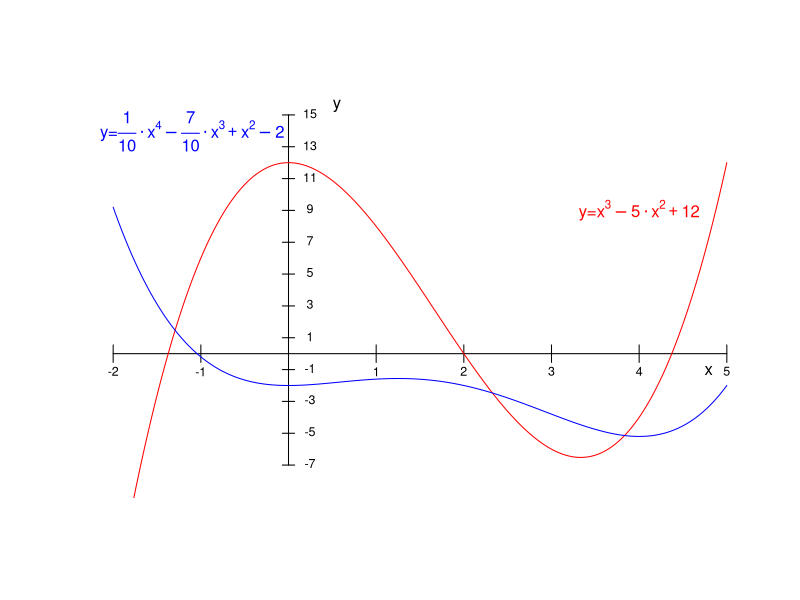
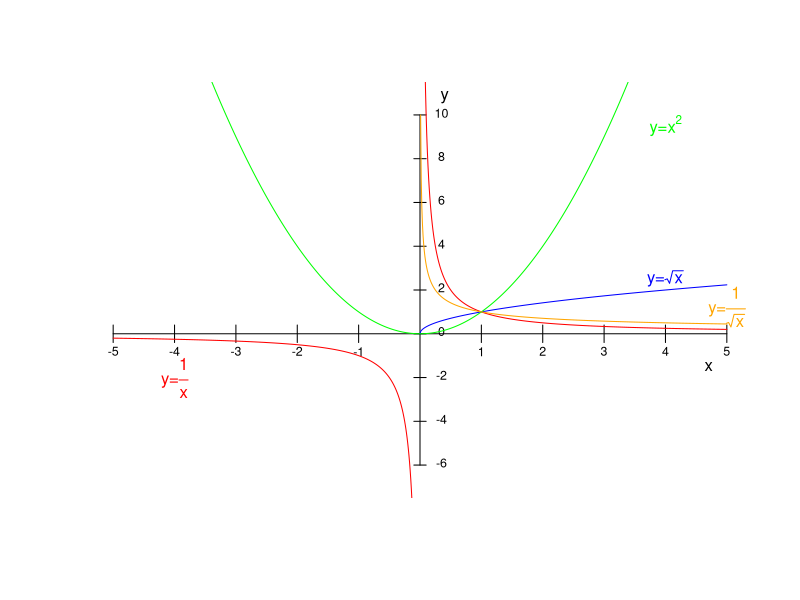
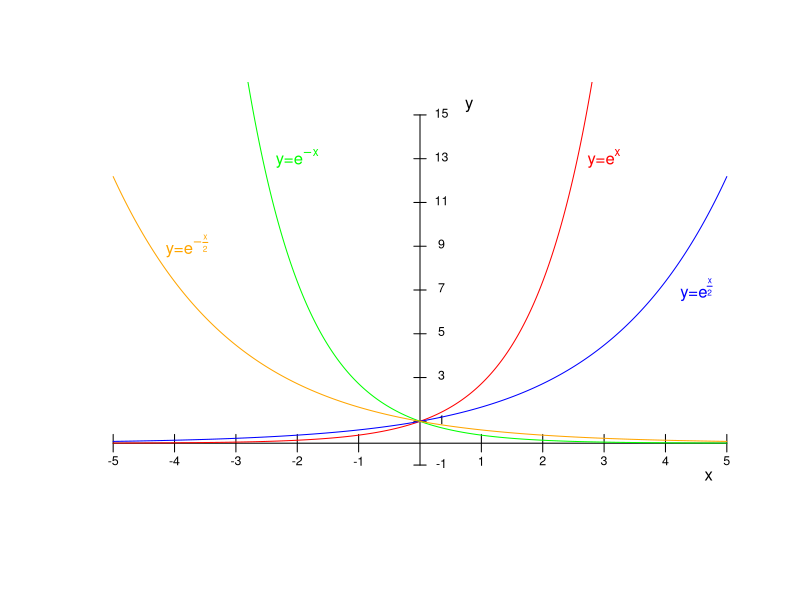
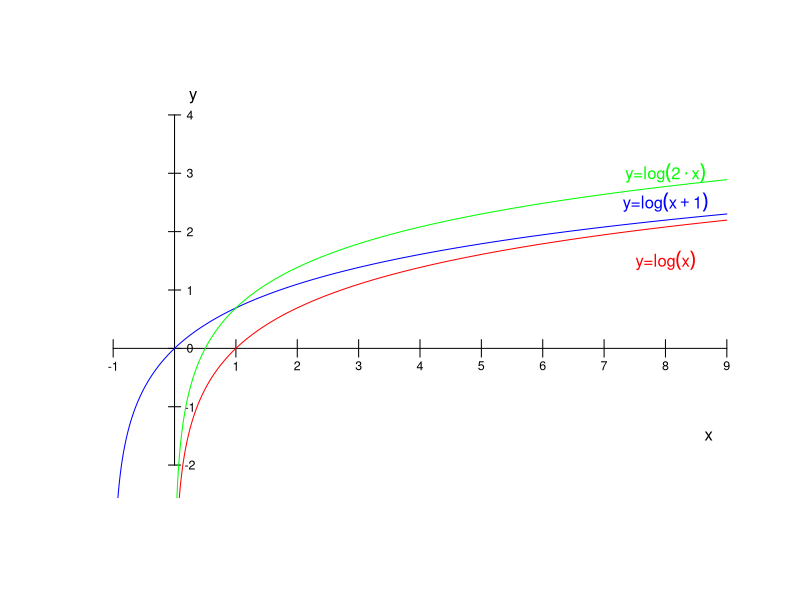
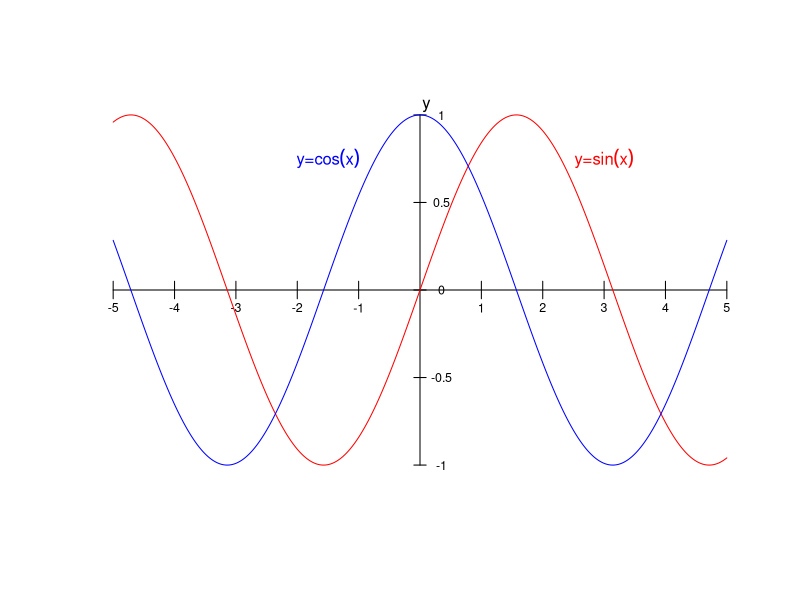
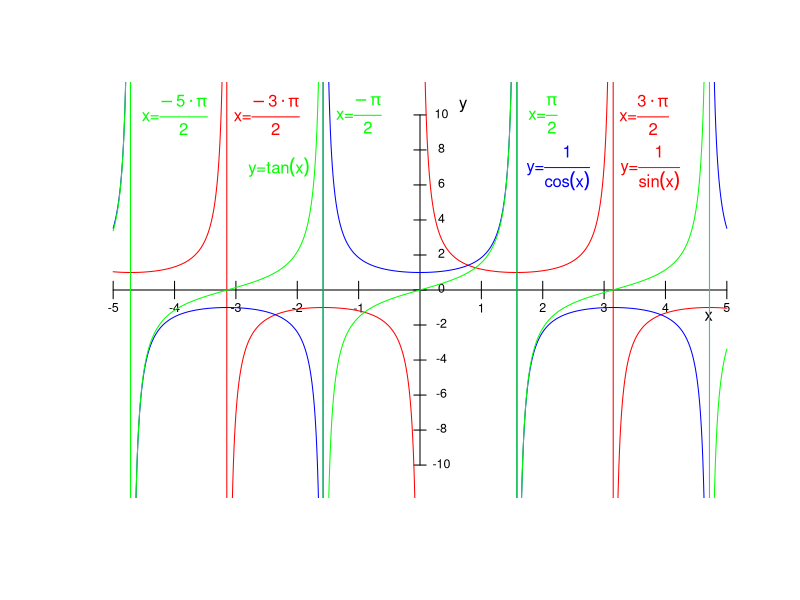
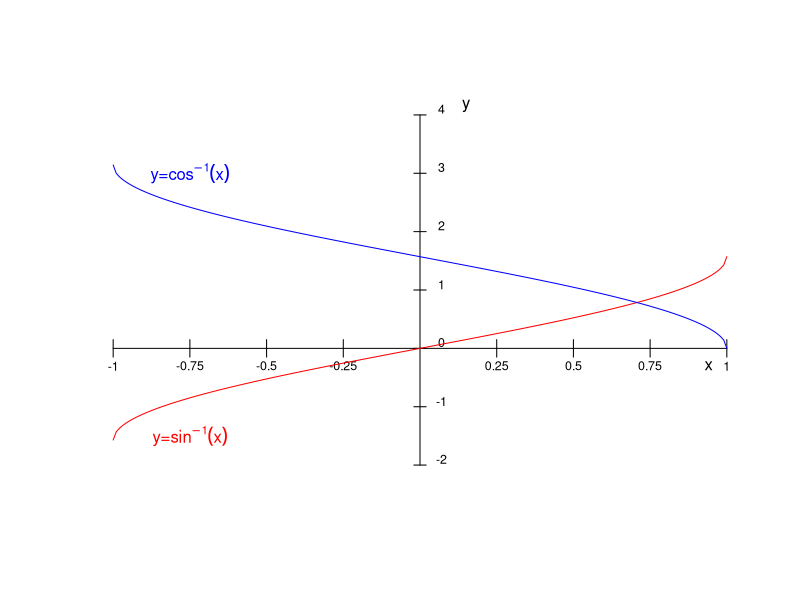
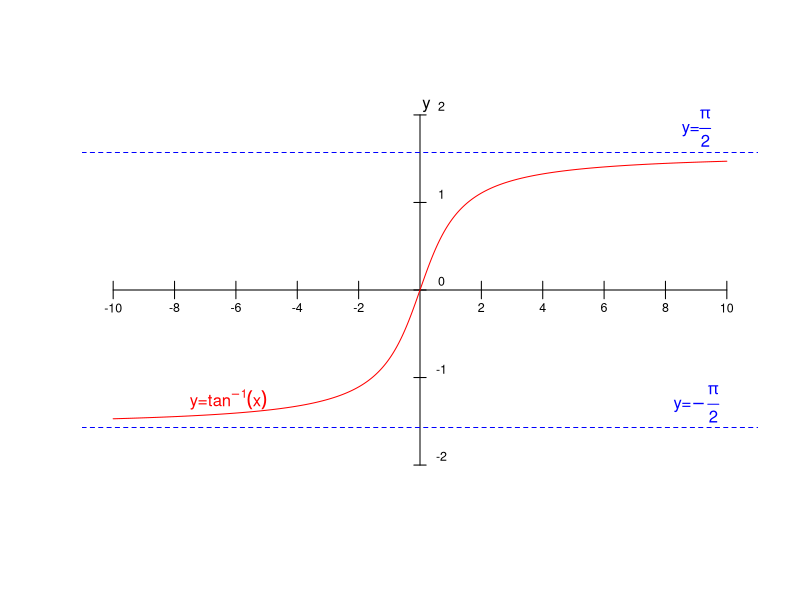

Generate these figures, in order, with R:
## ---- chunk 1
knitr::opts_chunk$set(echo = TRUE)
#reticulate::use_python("/Users/juangabriel/anaconda3/bin/python")
#reticulate::py_install("sympy")
## ---- chunk 2
xmin=-2
xmax=5
ymin=-7
ymax=15
tolx=0.01*(xmax-xmin)
toly=0.05*(ymax-ymin)
quantsx=7
quantsy=11
f = function(x){x^3-5*x^2+12}
g = function(x){x^4/10-7*x^3/10+x^2-2}
plot(c(xmin-tolx,xmax+tolx,xmin-tolx,xmax+tolx),c(ymin-toly,ymin-toly,ymax+toly,ymax+toly),type="n",xlab="",ylab="",xaxt="n",yaxt="n",axes=FALSE)
x=seq(from=xmin,to=xmax,by=0.01)
#points(x,f(x),type="l")
lines(c(0,0),c(ymin,ymax))
lines(c(xmin,xmax),c(0,0))
text(xmax-3*tolx,-15*tolx,"x")
text(toly/2,ymax+toly/2,"y")
for (i in 0:(quantsx)){
  if(xmin+((xmax-xmin)/quantsx)*i != 0){
    lines(rep(xmin+((xmax-xmin)/quantsx)*i,2),c(-0.5*toly,+0.5*toly))
    text(xmin+((xmax-xmin)/quantsx)*i,-1*toly,xmin+((xmax-xmin)/quantsx)*i,cex=0.75)}
  }

for (i in 0:(quantsy)){
  lines(c(-tolx,tolx),ymin+rep(((ymax-ymin)/quantsy)*i,2))
 text(3.5*tolx,0.1+ymin+((ymax-ymin)/quantsy)*i,ymin+((ymax-ymin)/quantsy)*i,cex=0.75)
}
lines(x,f(x),col="red")
lines(x,g(x),col="blue")
text(4,9,expression(paste("y=",x^3 - 5%.%x^2 + 12)),col="red")
text(-1.1,14,expression(paste("y=",frac(1,10)%.%x^4 - frac(7,10)%.%x^3 + x^2 - 2)),col="blue")
## ---- chunk 3
xmin=-5
xmax=5
ymin=-6
ymax=10
tolx=0.01*(xmax-xmin)
toly=0.05*(ymax-ymin)
quantsx=10
quantsy=8
f = function(x){1/x}
g = function(x){sqrt(x)}
h = function(x){x^2}
k = function(x){1/sqrt(x)}
plot(c(xmin-tolx,xmax+tolx,xmin-tolx,xmax+tolx),c(ymin-toly,ymin-toly,ymax+toly,ymax+toly),type="n",xlab="",ylab="",xaxt="n",yaxt="n",axes=FALSE)
x=seq(from=xmin,to=xmax,by=0.01)
#points(x,f(x),type="l")
lines(c(0,0),c(ymin,ymax))
lines(c(xmin,xmax),c(0,0))
text(xmax-3*tolx,-15*tolx,"x")
text(toly/2,ymax+toly,"y")
for (i in 0:(quantsx)){
  if(xmin+((xmax-xmin)/quantsx)*i != 0){
    lines(rep(xmin+((xmax-xmin)/quantsx)*i,2),c(-0.5*toly,+0.5*toly))
    text(xmin+((xmax-xmin)/quantsx)*i,-1*toly,xmin+((xmax-xmin)/quantsx)*i,cex=0.75)}
  }

for (i in 0:(quantsy)){
  lines(c(-tolx,tolx),ymin+rep(((ymax-ymin)/quantsy)*i,2))
 text(3.5*tolx,0.1+ymin+((ymax-ymin)/quantsy)*i,ymin+((ymax-ymin)/quantsy)*i,cex=0.75)
}
lines(x,f(x),col="red")
lines(x,g(x),col="blue")
lines(x,h(x),col="green")
lines(x,k(x),col="orange")
text(-4,-2,expression(paste("y=",frac(1,x))),col="red")
text(4,2.5,expression(paste("y=",sqrt(x))),col="blue")
text(4,9.5,expression(paste("y=",x^2)),col="green")
text(5,1.25,expression(paste("y=",frac(1,sqrt(x)))),col="orange")
## ---- chunk 4
xmin=-5
xmax=5
ymin=-1
ymax=15
tolx=0.01*(xmax-xmin)
toly=0.05*(ymax-ymin)
quantsx=10
quantsy=8
f = function(x){exp(x)}
g = function(x){exp(x/2)}
h = function(x){exp(-x)}
k = function(x){exp(-x/2)}
plot(c(xmin-tolx,xmax+tolx,xmin-tolx,xmax+tolx),c(ymin-toly,ymin-toly,ymax+toly,ymax+toly),type="n",xlab="",ylab="",xaxt="n",yaxt="n",axes=FALSE)
x=seq(from=xmin,to=xmax,by=0.01)
#points(x,f(x),type="l")
lines(c(0,0),c(ymin,ymax))
lines(c(xmin,xmax),c(0,0))
text(xmax-3*tolx,-15*tolx,"x")
text(toly,ymax+toly/2,"y")
for (i in 0:(quantsx)){
  if(xmin+((xmax-xmin)/quantsx)*i != 0){
    lines(rep(xmin+((xmax-xmin)/quantsx)*i,2),c(-0.5*toly,+0.5*toly))
    text(xmin+((xmax-xmin)/quantsx)*i,-1*toly,xmin+((xmax-xmin)/quantsx)*i,cex=0.75)}
  }

for (i in 0:(quantsy)){
  lines(c(-tolx,tolx),ymin+rep(((ymax-ymin)/quantsy)*i,2))
 text(3.5*tolx,0.1+ymin+((ymax-ymin)/quantsy)*i,ymin+((ymax-ymin)/quantsy)*i,cex=0.75)
}
lines(x,f(x),col="red")
lines(x,g(x),col="blue")
lines(x,h(x),col="green")
lines(x,k(x),col="orange")
text(3,13,expression(paste("y=",e^x)),col="red")
text(4.5,7,expression(paste("y=",e^frac(x,2))),col="blue")
text(-2,13,expression(paste("y=",e^-x)),col="green")
text(-3.8,9,expression(paste("y=",e^-frac(x,2))),col="orange")
## ---- chunk 5
xmin=-1
xmax=9
ymin=-2
ymax=4
tolx=0.01*(xmax-xmin)
toly=0.05*(ymax-ymin)
quantsx=10
quantsy=6
f = function(x){log(x)}
g = function(x){log(1+x)}
h = function(x){log(2*x)}
plot(c(xmin-tolx,xmax+tolx,xmin-tolx,xmax+tolx),c(ymin-toly,ymin-toly,ymax+toly,ymax+toly),type="n",xlab="",ylab="",xaxt="n",yaxt="n",axes=FALSE)
x=seq(from=xmin,to=xmax,by=0.01)
#points(x,f(x),type="l")
lines(c(0,0),c(ymin,ymax))
lines(c(xmin,xmax),c(0,0))
text(xmax-3*tolx,-15*tolx,"x")
text(toly,ymax+toly,"y")
for (i in 0:(quantsx)){
  if(xmin+((xmax-xmin)/quantsx)*i != 0){
    lines(rep(xmin+((xmax-xmin)/quantsx)*i,2),c(-0.5*toly,+0.5*toly))
    text(xmin+((xmax-xmin)/quantsx)*i,-1*toly,xmin+((xmax-xmin)/quantsx)*i,cex=0.75)}
  }

for (i in 0:(quantsy)){
  lines(c(-tolx,tolx),ymin+rep(((ymax-ymin)/quantsy)*i,2))
 text(2.5*tolx,ymin+((ymax-ymin)/quantsy)*i,ymin+((ymax-ymin)/quantsy)*i,cex=0.75)
}
lines(x,f(x),col="red")
lines(x,g(x),col="blue")
lines(x,h(x),col="green")
text(8,1.5,expression(paste("y=",log(x))),col="red")
text(8,2.5,expression(paste("y=",log(x+1))),col="blue")
text(8,3,expression(paste("y=",log(2%.%x))),col="green")
## ---- chunk 6
xmin=-5
xmax=5
ymin=-1
ymax=1
tolx=0.01*(xmax-xmin)
toly=0.05*(ymax-ymin)
quantsx=10
quantsy=4
f = function(x){sin(x)}
g = function(x){cos(x)}
plot(c(xmin-tolx,xmax+tolx,xmin-tolx,xmax+tolx),c(ymin-toly,ymin-toly,ymax+toly,ymax+toly),type="n",xlab="",ylab="",xaxt="n",yaxt="n",axes=FALSE)
x=seq(from=xmin,to=xmax,by=0.01)
#points(x,f(x),type="l")
lines(c(0,0),c(ymin,ymax))
lines(c(xmin,xmax),c(0,0))
text(xmax-3*tolx,-15*tolx,"x")
text(toly,ymax+toly/2,"y")
for (i in 0:(quantsx)){
  if(xmin+((xmax-xmin)/quantsx)*i != 0){
    lines(rep(xmin+((xmax-xmin)/quantsx)*i,2),c(-0.5*toly,+0.5*toly))
    text(xmin+((xmax-xmin)/quantsx)*i,-1*toly,xmin+((xmax-xmin)/quantsx)*i,cex=0.75)}
  }

for (i in 0:(quantsy)){
  lines(c(-tolx,tolx),ymin+rep(((ymax-ymin)/quantsy)*i,2))
 text(3.5*tolx,ymin+((ymax-ymin)/quantsy)*i,ymin+((ymax-ymin)/quantsy)*i,cex=0.75)
}
lines(x,f(x),col="red")
lines(x,g(x),col="blue")
text(3,0.75,expression(paste("y=",sin(x))),col="red")
text(-1.5,0.75,expression(paste("y=",cos(x))),col="blue")
## ---- chunk 7
xmin=-5
xmax=5
ymin=-10
ymax=10
tolx=0.01*(xmax-xmin)
toly=0.05*(ymax-ymin)
quantsx=10
quantsy=10
f = function(x){1/sin(x)}
g = function(x){1/cos(x)}
h = function(x){tan(x)}
plot(c(xmin-tolx,xmax+tolx,xmin-tolx,xmax+tolx),c(ymin-toly,ymin-toly,ymax+toly,ymax+toly),type="n",xlab="",ylab="",xaxt="n",yaxt="n",axes=FALSE)
x=seq(from=xmin,to=xmax,by=0.01)
#points(x,f(x),type="l")
lines(c(0,0),c(ymin,ymax))
lines(c(xmin,xmax),c(0,0))
text(xmax-3*tolx,-15*tolx,"x")
text(toly/2+0.2,ymax+toly/2,"y")
for (i in 0:(quantsx)){
  if(xmin+((xmax-xmin)/quantsx)*i != 0){
    lines(rep(xmin+((xmax-xmin)/quantsx)*i,2),c(-0.5*toly,+0.5*toly))
    text(xmin+((xmax-xmin)/quantsx)*i,-1*toly,xmin+((xmax-xmin)/quantsx)*i,cex=0.75)}
  }

for (i in 0:(quantsy)){
  lines(c(-tolx,tolx),ymin+rep(((ymax-ymin)/quantsy)*i,2))
 text(3.5*tolx,0.1+ymin+((ymax-ymin)/quantsy)*i,ymin+((ymax-ymin)/quantsy)*i,cex=0.75)
}
lines(x,f(x),col="red")
lines(x,g(x),col="blue")
lines(x,h(x),col="green")
text(3.75,7,expression(paste("y=",frac(1,sin(x)))),col="red")
text(2.25,7,expression(paste("y=",frac(1,cos(x)))),col="blue")
text(-2.3,7,expression(paste("y=",tan(x))),col="green")
text(-4,10,expression(paste("x=",frac(-5%.%pi,2))),col="green")
text(-2.5,10,expression(paste("x=",frac(-3%.%pi,2))),col="red")
text(-1,10,expression(paste("x=",frac(-pi,2))),col="green")
text(2,10,expression(paste("x=",frac(pi,2))),col="green")
text(3.65,10,expression(paste("x=",frac(3%.%pi,2))),col="red")
## ---- chunk 8
xmin=-1
xmax=1
ymin=-2
ymax=4
tolx=0.01*(xmax-xmin)
toly=0.05*(ymax-ymin)
quantsx=8
quantsy=6
f = function(x){asin(x)}
g = function(x){acos(x)}
plot(c(xmin-tolx,xmax+tolx,xmin-tolx,xmax+tolx),c(ymin-toly,ymin-toly,ymax+toly,ymax+toly),type="n",xlab="",ylab="",xaxt="n",yaxt="n",axes=FALSE)
x=seq(from=xmin,to=xmax,by=0.01)
#points(x,f(x),type="l")
lines(c(0,0),c(ymin,ymax))
lines(c(xmin,xmax),c(0,0))
text(xmax-3*tolx,-15*tolx,"x")
text(toly/2,ymax+toly/2,"y")
for (i in 0:(quantsx)){
  if(xmin+((xmax-xmin)/quantsx)*i != 0){
    lines(rep(xmin+((xmax-xmin)/quantsx)*i,2),c(-0.5*toly,+0.5*toly))
    text(xmin+((xmax-xmin)/quantsx)*i,-1*toly,xmin+((xmax-xmin)/quantsx)*i,cex=0.75)}
  }

for (i in 0:(quantsy)){
  lines(c(-tolx,tolx),ymin+rep(((ymax-ymin)/quantsy)*i,2))
 text(3.5*tolx,0.1+ymin+((ymax-ymin)/quantsy)*i,ymin+((ymax-ymin)/quantsy)*i,cex=0.75)
}
lines(x,f(x),col="red")
lines(x,g(x),col="blue")
text(-0.75,-1.5,expression(paste("y=",sin^-1,(x))),col="red")
text(-0.75,3,expression(paste("y=",cos^-1,(x))),col="blue")
## ---- chunk 9
xmin=-10
xmax=10
ymin=-2
ymax=2
tolx=0.01*(xmax-xmin)
toly=0.05*(ymax-ymin)
quantsx=10
quantsy=4
f = function(x){atan(x)}
plot(c(xmin-tolx,xmax+tolx,xmin-tolx,xmax+tolx),c(ymin-toly,ymin-toly,ymax+toly,ymax+toly),type="n",xlab="",ylab="",xaxt="n",yaxt="n",axes=FALSE)
x=seq(from=xmin,to=xmax,by=0.01)
#points(x,f(x),type="l")
lines(c(0,0),c(ymin,ymax))
lines(c(xmin,xmax),c(0,0))
text(xmax-3*tolx,-15*tolx,"x")
text(toly,ymax+toly/2,"y")
for (i in 0:(quantsx)){
  if(xmin+((xmax-xmin)/quantsx)*i != 0){
    lines(rep(xmin+((xmax-xmin)/quantsx)*i,2),c(-0.5*toly,+0.5*toly))
    text(xmin+((xmax-xmin)/quantsx)*i,-1*toly,xmin+((xmax-xmin)/quantsx)*i,cex=0.75)}
  }

for (i in 0:(quantsy)){
  lines(c(-tolx,tolx),ymin+rep(((ymax-ymin)/quantsy)*i,2))
 text(3.5*tolx,0.1+ymin+((ymax-ymin)/quantsy)*i,ymin+((ymax-ymin)/quantsy)*i,cex=0.75)
}
lines(x,f(x),col="red")
abline(h=pi/2,col="blue",lty=2)
abline(h=-pi/2,col="blue",lty=2)
text(-6.25,-1.25,expression(paste("y=",tan^-1,(x))),col="red")
text(9,-1.3,expression(paste("y=",-frac(pi,2))),col="blue")
text(9,1.85,expression(paste("y=",frac(pi,2))),col="blue")
